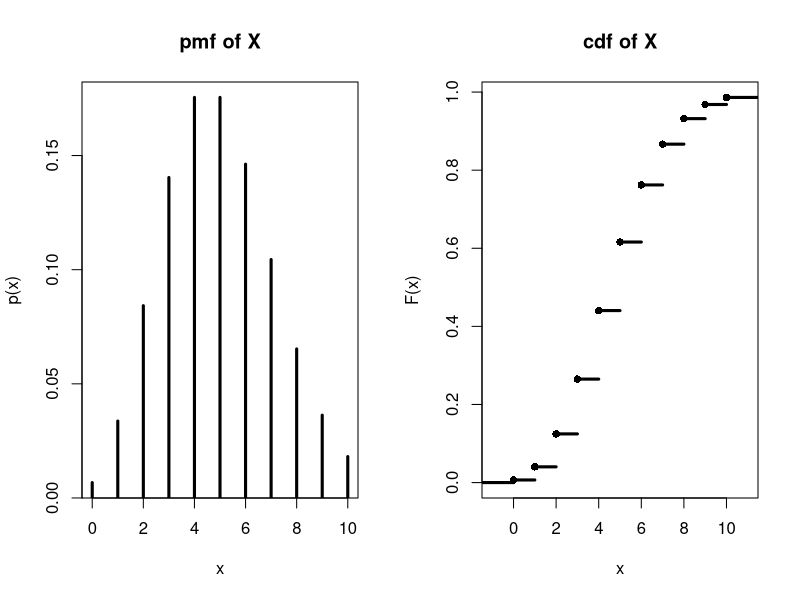

The R source for this figure:
calculatePoisson <- function(l,u,lambda, printPlots = FALSE) {
  if (lambda <=0) stop("lambda must be positive")
  
  x <- l:u
  p_x <- dpois(x, lambda = lambda)
  #TODO Take a look into this, cdf is certanly not well calculated
  F_x <- ppois(x, lambda = lambda)
  
  cdf <- stepfun(x, c(0, F_x))
  
  if(printPlots) {
    X <- data.frame(x, p_x, F_x)
    
    par(mfrow = c(1, 2))
    
    plot(x, p_x, lwd = 3, type = 'h', main = 'pmf of X', ylab = 'p(x)')
    
    
    plot.stepfun(cdf, verticals = FALSE, do.points = TRUE, 
                 pch = 16, lwd = 3,
                 main = 'cdf of X',
                 ylab = 'F(x)')
  }
  
  list(cdf = cdf,
       F_x = F_x,
       p_x = p_x)
}

calculatePoisson(0,10,5, TRUE)